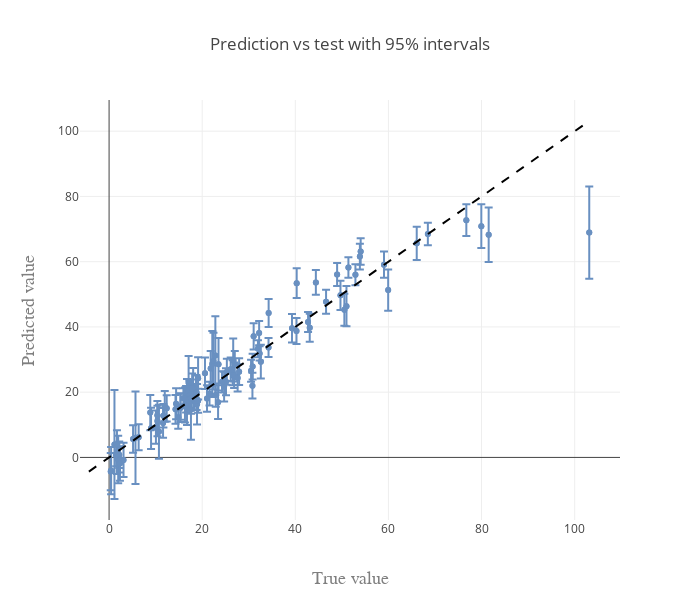

Notebook code cell kept with this figure:
### Code cell
# Plot diagnostics
figs = gp_diagnostics(df_unconstr, y_name = 'y', subplots = False)
pltlyoff.iplot(figs[1], filename='')
